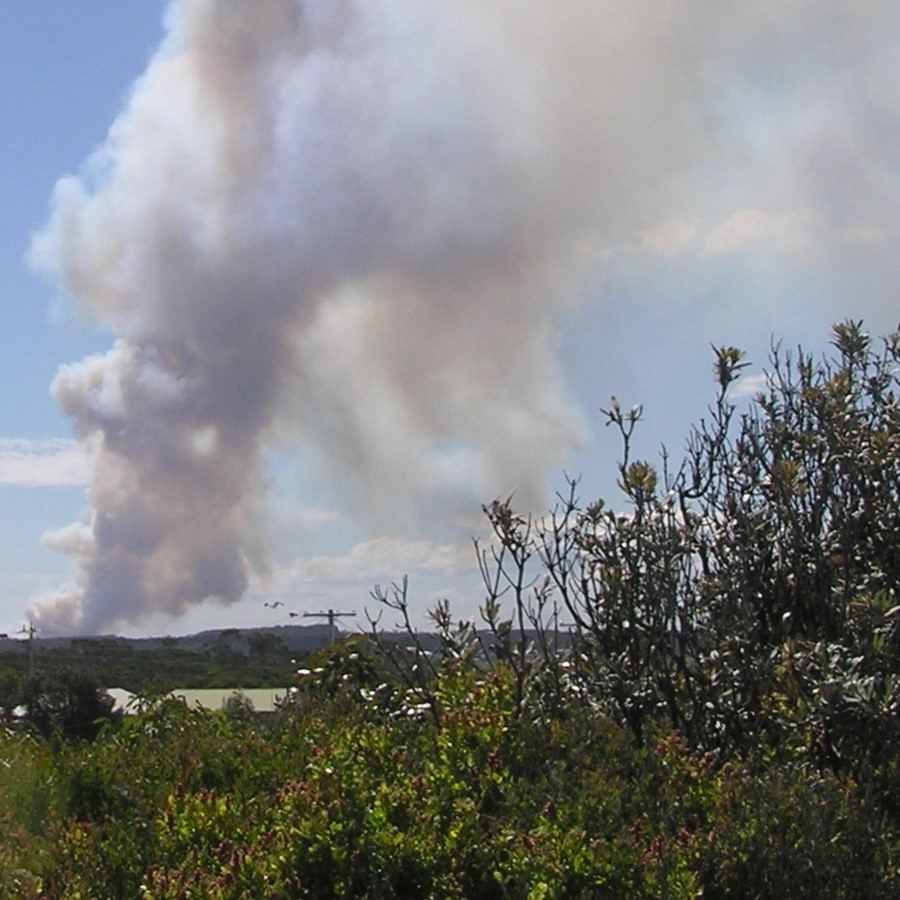
#> input picture mineria/ser/imgO/img40.png, 900 x 900 px; its folder holds 4 pictures in this run
$ python recolector.py
#> lines starting #> are read from the running program, lines starting #| are printed output that depends on the picture
from PIL import Image
import statistics
import glob
import numpy as np
import os
import cv2
import arff
import csv

# Definir los atributos
atributos = [('mediaRojo', 'REAL'),
             ('mediaVerde', 'REAL'),
             ('mediaAzul', 'REAL'),
             ('energia', 'REAL'),
             ('desviación', 'REAL'),
             ('contraste', 'REAL'),
             ('varianza', 'REAL'),
             ('class', ['incendio', 'humo', 'no incendio'])]

datos = []
datosTemporal = []

# mascara amarilla = 128,128,0 (no incendio)
# mascara roja = 128,0,0 (incendio)
# mascara verde = 0,128,0 (humo)

#variables de los descriptores
variaMini = 99999999.0
contrMini = 99999999.0
colorMini = 99999999.0
energMini = 99999999.0
desviMini = 99999999.0
variaMax = 0.0
contrMax = 0.0
colorMax = 0.0
energMax = 0.0
desviMax = 0.0

carpetaOriginal = "imgO"
carpetaMascara = "imgM"
#dirOrig = glob.glob('imgO/*')
dirOrig = glob.glob(carpetaOriginal + '/*.png')

for i in range(0, len(dirOrig)):
    #variables de mascara
    incendio = False
    humo = False
    noIncendio = False

    #iniciamos nuestros arreglos para los colores
    redIncendio = []
    greenIncendio = []
    blueIncendio = []
    redHumo = []
    greenHumo = []
    blueHumo = []
    redNoIncendio = []
    greenNoIncendio = []
    blueNoIncendio = []

    nomArvhivo = os.path.basename(dirOrig[i])
    print(nomArvhivo)
    imgO = Image.open(dirOrig[i]).convert("RGB")
#> imgO is the input picture: PIL image 900x900 RGB; mean R, G, B 126, 128.9, 129.7
    imgL = Image.open(dirOrig[i]).convert("L")
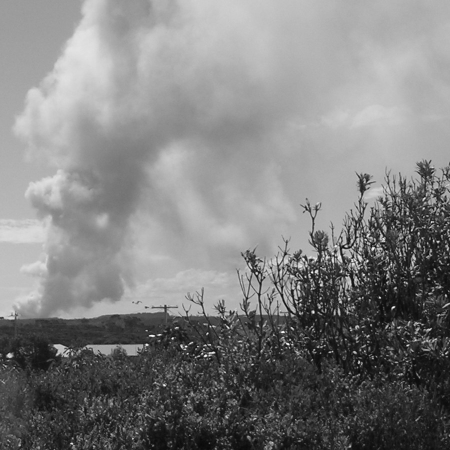
#> imgL: PIL image 900x900 L (shown at 1/2 size); min 0, max 255, mean 128.1
    imgM = Image.open(carpetaMascara + '/' + nomArvhivo).convert("RGB")

    width, height = imgO.size

    #matriz para num py
    maskIncendio = []
    maskHumo = []
    maskNoIncendio = []
    vecesR = 0
    vecesG = 0
    vecesY = 0

    for x in range(width):
        for y in range(height):
            #mascara roja
            if imgM.getpixel((x,y)) == (128,0,0):
                maskIncendio.append(imgL.getpixel((x,y)))
                if incendio == False:
                    incendio = True
                r, g, b = imgO.getpixel((x, y))
                redIncendio.append(r)
                greenIncendio.append(g)
                blueIncendio.append(b)
                vecesR = vecesR + 1
            #mascara verde
            if imgM.getpixel((x,y)) == (0,128,0):
                maskHumo.append(imgL.getpixel((x,y)))
                if noIncendio == False:
                    noIncendio = True
                r, g, b = imgO.getpixel((x, y))
                redNoIncendio.append(r)
                greenNoIncendio.append(g)
                blueNoIncendio.append(b)
                vecesG = vecesG + 1
            #mascara amarilla
            if imgM.getpixel((x, y)) == (128,128,0):
                maskNoIncendio.append(imgL.getpixel((x,y)))
                if humo == False:
                    humo = True
                r, g, b = imgO.getpixel((x, y))
                redHumo.append(r)
                greenHumo.append(g)
                blueHumo.append(b)
                vecesY = vecesY + 1
#> after the loop, blueHumo = []; blueIncendio = []; blueNoIncendio = []; greenHumo = []; greenIncendio = []; greenNoIncendio = []; humo = False; incendio = False; maskHumo = []; maskIncendio = []; maskNoIncendio = []; noIncendio = False; redHumo = []; redIncendio = []; redNoIncendio = []; vecesG = 0; vecesR = 0; vecesY = 0

    if(incendio == True):
        datosTemporal = []
        maskArray = maskIncendio
        maskT = np.array(maskArray)
        #energia
        # Normalizar los valores de los píxeles
        imgNorm = maskT / 255.0
        # Elevar al cuadrado los valores de los píxeles normalizados
        imgNormSq = np.square(imgNorm)
        # Calcular la energía total de la imagen
        energia = np.sum(imgNormSq)

        #varianza
        # calcular la varianza de la imagen en los píxeles que están dentro de la máscara
        variance = statistics.variance(imgNorm)

        # Calcular la desviación estándar de los valores de píxeles
        desviacion = statistics.stdev(maskArray)
        desviacionR = statistics.stdev(redIncendio)
        desviacionG = statistics.stdev(greenIncendio)
        desviacionB = statistics.stdev(blueIncendio)


        # Calcular el contraste como el valor máximo menos el valor mínimo dividido por la desviación estándar
        contraste= (np.max(imgNorm) - np.min(imgNorm)) / desviacion

        #meia
        mediaR = statistics.mean(redIncendio)
        mediaG = statistics.mean(greenIncendio)
        mediaB = statistics.mean(blueIncendio)

        """if (colorMini > mediaR):
            colorMini = mediaR
        if (colorMini > mediaG):
            colorMini = mediaG
        if (colorMini > mediaB):
            colorMini = mediaB

        if (colorMax < mediaR):
            colorMax = mediaR
        if (colorMax < mediaG):
            colorMax = mediaG
        if (colorMax < mediaB):
            colorMax = mediaB

        if (variaMini > variance):
            variaMini = variance
        if (contrMini > contraste):
            contrMini = contraste
        if (energMini > energia):
            energMini = energia
        if (desviMini > desviacionR):
            desviMini = desviacionR
        if (desviMini > desviacionG):
            desviMini = desviacionG
        if (desviMini > desviacionB):
            desviMini = desviacionB

        if (variaMax < variance):
            variaMax = variance
        if (contrMax < contraste):
            contrMax = contraste
        if (energMax < energia):
            energMax = energia
        if (desviMax < desviacionR):
            desviMax = desviacionR
        if (desviMax < desviacionG):
            desviMax = desviacionG
        if (desviMax < desviacionB):
            desviMax = desviacionB"""

        #guardamos datos
        if (mediaR <= 85):
            datosTemporal.append('bajo')
        if (mediaR > 85 and mediaR < 170):
            datosTemporal.append('medio')
        if (mediaR >= 170):
            datosTemporal.append('alto')

        if (mediaG <= 85):
            datosTemporal.append('bajo')
        if (mediaG > 85 and mediaG < 170):
            datosTemporal.append('medio')
        if (mediaG >= 170):
            datosTemporal.append('alto')

        if (mediaB <= 85):
            datosTemporal.append('bajo')
        if (mediaB > 85 and mediaB < 170):
            datosTemporal.append('medio')
        if (mediaB >= 170):
            datosTemporal.append('alto')

        if (desviacionR <= 28):
            datosTemporal.append('bajo')
        if (desviacionR > 28 and desviacionR < 50):
            datosTemporal.append('medio')
        if (desviacionR >= 50):
            datosTemporal.append('alto')

        if (desviacionG <= 28):
            datosTemporal.append('bajo')
        if (desviacionG > 28 and desviacionG < 50):
            datosTemporal.append('medio')
        if (desviacionG >= 50):
            datosTemporal.append('alto')

        if (desviacionB <= 28):
            datosTemporal.append('bajo')
        if (desviacionB > 28 and desviacionB < 50):
            datosTemporal.append('medio')
        if (desviacionB >= 50):
            datosTemporal.append('alto')

        if (energia <= 100000):
            datosTemporal.append('bajo')
        if (energia > 100000 and energia < 200000):
            datosTemporal.append('medio')
        if (energia >= 200000):
            datosTemporal.append('alto')

        if (contraste <= 0.030):
            datosTemporal.append('bajo')
        if (contraste > 0.030 and contraste < 0.045):
            datosTemporal.append('medio')
        if (contraste >= 0.045):
            datosTemporal.append('alto')

        if (variance <= 0.01672):
            datosTemporal.append('bajo')
        if (variance > 0.01672 and variance < 0.03249):
            datosTemporal.append('medio')
        if (variance >= 0.03249):
            datosTemporal.append('alto')

        #mascara roja
        datosTemporal.append('humo')

        datos.append(datosTemporal)

        """
        print("la media del rojo es de : " + str(mediaR))
        print("la media del verde es de : " + str(mediaG))
        print("la media del azul es de : " + str(mediaB))
        print("la energia total es de : " + str(energia))
        print("la desviacion es de : " + str(desviacion))
        print("el contraste es de : " + str(contraste))
        print("la varianza es de : " + str(variance))
        print("y es de clase : Incendio")
        print("")
        print("")
        """

    if(noIncendio == True and vecesY > 2):
        datosTemporal = []
        maskArray = maskNoIncendio
        maskT = np.array(maskArray)
        #energia
        # Normalizar los valores de los píxeles
        imgNorm = maskT / 255.0
        # Elevar al cuadrado los valores de los píxeles normalizados
        imgNormSq = np.square(imgNorm)
        # Calcular la energía total de la imagen
        energia = np.sum(imgNormSq)

        #varianza
        # calcular la varianza de la imagen en los píxeles que están dentro de la máscara
        variance = statistics.variance(imgNorm)

        # Calcular la desviación estándar de los valores de píxeles
        desviacion = statistics.stdev(maskArray)
        desviacionR = statistics.stdev(redNoIncendio)
        desviacionG = statistics.stdev(greenNoIncendio)
        desviacionB = statistics.stdev(blueNoIncendio)


        # Calcular el contraste como el valor máximo menos el valor mínimo dividido por la desviación estándar
        contraste= (np.max(imgNorm) - np.min(imgNorm)) / desviacion

        #meia
        mediaR = statistics.mean(redHumo)
        mediaG = statistics.mean(greenHumo)
        mediaB = statistics.mean(blueHumo)

        """if (colorMini > mediaR):
            colorMini = mediaR
        if (colorMini > mediaG):
            colorMini = mediaG
        if (colorMini > mediaB):
            colorMini = mediaB

        if (colorMax < mediaR):
            colorMax = mediaR
        if (colorMax < mediaG):
            colorMax = mediaG
        if (colorMax < mediaB):
            colorMax = mediaB

        if (variaMini > variance):
            variaMini = variance
        if (contrMini > contraste):
            contrMini = contraste
        if (energMini > energia):
            energMini = energia
        if (desviMini > desviacionR):
            desviMini = desviacionR
        if (desviMini > desviacionG):
            desviMini = desviacionG
        if (desviMini > desviacionB):
            desviMini = desviacionB

        if (variaMax < variance):
            variaMax = variance
        if (contrMax < contraste):
            contrMax = contraste
        if (energMax < energia):
            energMax = energia
        if (desviMax < desviacionR):
            desviMax = desviacionR
        if (desviMax < desviacionG):
            desviMax = desviacionG
        if (desviMax < desviacionB):
            desviMax = desviacionB"""

        #guardamos datos
        if (mediaR <= 85):
            datosTemporal.append('bajo')
        if (mediaR > 85 and mediaR < 170):
            datosTemporal.append('medio')
        if (mediaR >= 170):
            datosTemporal.append('alto')

        if (mediaG <= 85):
            datosTemporal.append('bajo')
        if (mediaG > 85 and mediaG < 170):
            datosTemporal.append('medio')
        if (mediaG >= 170):
            datosTemporal.append('alto')

        if (mediaB <= 85):
            datosTemporal.append('bajo')
        if (mediaB > 85 and mediaB < 170):
            datosTemporal.append('medio')
        if (mediaB >= 170):
            datosTemporal.append('alto')

        if (desviacionR <= 28):
            datosTemporal.append('bajo')
        if (desviacionR > 28 and desviacionR < 50):
            datosTemporal.append('medio')
        if (desviacionR >= 50):
            datosTemporal.append('alto')

        if (desviacionG <= 28):
            datosTemporal.append('bajo')
        if (desviacionG > 28 and desviacionG < 50):
            datosTemporal.append('medio')
        if (desviacionG >= 50):
            datosTemporal.append('alto')

        if (desviacionB <= 28):
            datosTemporal.append('bajo')
        if (desviacionB > 28 and desviacionB < 50):
            datosTemporal.append('medio')
        if (desviacionB >= 50):
            datosTemporal.append('alto')

        if (energia <= 100000):
            datosTemporal.append('bajo')
        if (energia > 100000 and energia < 200000):
            datosTemporal.append('medio')
        if (energia >= 200000):
            datosTemporal.append('alto')

        if (contraste <= 0.030):
            datosTemporal.append('bajo')
        if (contraste > 0.030 and contraste < 0.045):
            datosTemporal.append('medio')
        if (contraste >= 0.045):
            datosTemporal.append('alto')

        if (variance <= 0.01672):
            datosTemporal.append('bajo')
        if (variance > 0.01672 and variance < 0.03249):
            datosTemporal.append('medio')
        if (variance >= 0.03249):
            datosTemporal.append('alto')

        #mascara amarilla
        datosTemporal.append('no incendio')

        datos.append(datosTemporal)
        """
        print("la media del rojo es de : " + str(mediaR))
        print("la media del verde es de : " + str(mediaG))
        print("la media del azul es de : " + str(mediaB))
        print("la energia total es de : " + str(energia))
        print("la desviacion es de : " + str(desviacion))
        print("el contraste es de : " + str(contraste))
        print("la varianza es de : " + str(variance))
        print("y es de clase : No incendio")
        print("")
        print("")
        """

    if(humo == True and vecesG > 2):
        datosTemporal = []
        maskArray = maskHumo
        maskT = np.array(maskArray)
        #energia
        # Normalizar los valores de los píxeles
        imgNorm = maskT / 255.0
        # Elevar al cuadrado los valores de los píxeles normalizados
        imgNormSq = np.square(imgNorm)
        # Calcular la energía total de la imagen
        energia = np.sum(imgNormSq)

        #varianza
        # calcular la varianza de la imagen en los píxeles que están dentro de la máscara
        variance = statistics.variance(imgNorm)

        # Calcular la desviación estándar de los valores de píxeles
        desviacion = statistics.stdev(maskArray)
        desviacionR = statistics.stdev(redHumo)
        desviacionG = statistics.stdev(greenHumo)
        desviacionB = statistics.stdev(blueHumo)


        # Calcular el contraste como el valor máximo menos el valor mínimo dividido por la desviación estándar
        contraste= (np.max(imgNorm) - np.min(imgNorm)) / desviacion

        #meia
        mediaR = statistics.mean(redHumo)
        mediaG = statistics.mean(greenHumo)
        mediaB = statistics.mean(blueHumo)

        """if (colorMini > mediaR):
            colorMini = mediaR
        if (colorMini > mediaG):
            colorMini = mediaG
        if (colorMini > mediaB):
            colorMini = mediaB

        if (colorMax < mediaR):
            colorMax = mediaR
        if (colorMax < mediaG):
            colorMax = mediaG
        if (colorMax < mediaB):
            colorMax = mediaB

        if (variaMini > variance):
            variaMini = variance
        if (contrMini > contraste):
            contrMini = contraste
        if (energMini > energia):
            energMini = energia
        if (desviMini > desviacionR):
            desviMini = desviacionR
        if (desviMini > desviacionG):
            desviMini = desviacionG
        if (desviMini > desviacionB):
            desviMini = desviacionB

        if (variaMax < variance):
            variaMax = variance
        if (contrMax < contraste):
            contrMax = contraste
        if (energMax < energia):
            energMax = energia
        if (desviMax < desviacionR):
            desviMax = desviacionR
        if (desviMax < desviacionG):
            desviMax = desviacionG
        if (desviMax < desviacionB):
            desviMax = desviacionB"""

        #guardamos datos
        if (mediaR <= 85):
            datosTemporal.append('bajo')
        if (mediaR > 85 and mediaR < 170):
            datosTemporal.append('medio')
        if (mediaR >= 170):
            datosTemporal.append('alto')

        if (mediaG <= 85):
            datosTemporal.append('bajo')
        if (mediaG > 85 and mediaG < 170):
            datosTemporal.append('medio')
        if (mediaG >= 170):
            datosTemporal.append('alto')

        if (mediaB <= 85):
            datosTemporal.append('bajo')
        if (mediaB > 85 and mediaB < 170):
            datosTemporal.append('medio')
        if (mediaB >= 170):
            datosTemporal.append('alto')

        if (desviacionR <= 28):
            datosTemporal.append('bajo')
        if (desviacionR > 28 and desviacionR < 50):
            datosTemporal.append('medio')
        if (desviacionR >= 50):
            datosTemporal.append('alto')

        if (desviacionG <= 28):
            datosTemporal.append('bajo')
        if (desviacionG > 28 and desviacionG < 50):
            datosTemporal.append('medio')
        if (desviacionG >= 50):
            datosTemporal.append('alto')

        if (desviacionB <= 28):
            datosTemporal.append('bajo')
        if (desviacionB > 28 and desviacionB < 50):
            datosTemporal.append('medio')
        if (desviacionB >= 50):
            datosTemporal.append('alto')

        if (energia <= 100000):
            datosTemporal.append('bajo')
        if (energia > 100000 and energia < 200000):
            datosTemporal.append('medio')
        if (energia >= 200000):
            datosTemporal.append('alto')

        if (contraste <= 0.030):
            datosTemporal.append('bajo')
        if (contraste > 0.030 and contraste < 0.045):
            datosTemporal.append('medio')
        if (contraste >= 0.045):
            datosTemporal.append('alto')

        if (variance <= 0.01672):
            datosTemporal.append('bajo')
        if (variance > 0.01672 and variance < 0.03249):
            datosTemporal.append('medio')
        if (variance >= 0.03249):
            datosTemporal.append('alto')

        #mascar verde
        datosTemporal.append('incendio')

        datos.append(datosTemporal)
        """
        print("la media del rojo es de : " + str(mediaR))
        print("la media del verde es de : " + str(mediaG))
        print("la media del azul es de : " + str(mediaB))
        print("la energia total es de : " + str(energia))
        print("la desviacion es de : " + str(desviacion))
        print("el contraste es de : " + str(contraste))
        print("la varianza es de : " + str(variance))
        print("y es de clase : Humo")
        print("")
        print("")
        """
#> pass 2 of the loop `for i in range(0, len(dirOrig)):`:
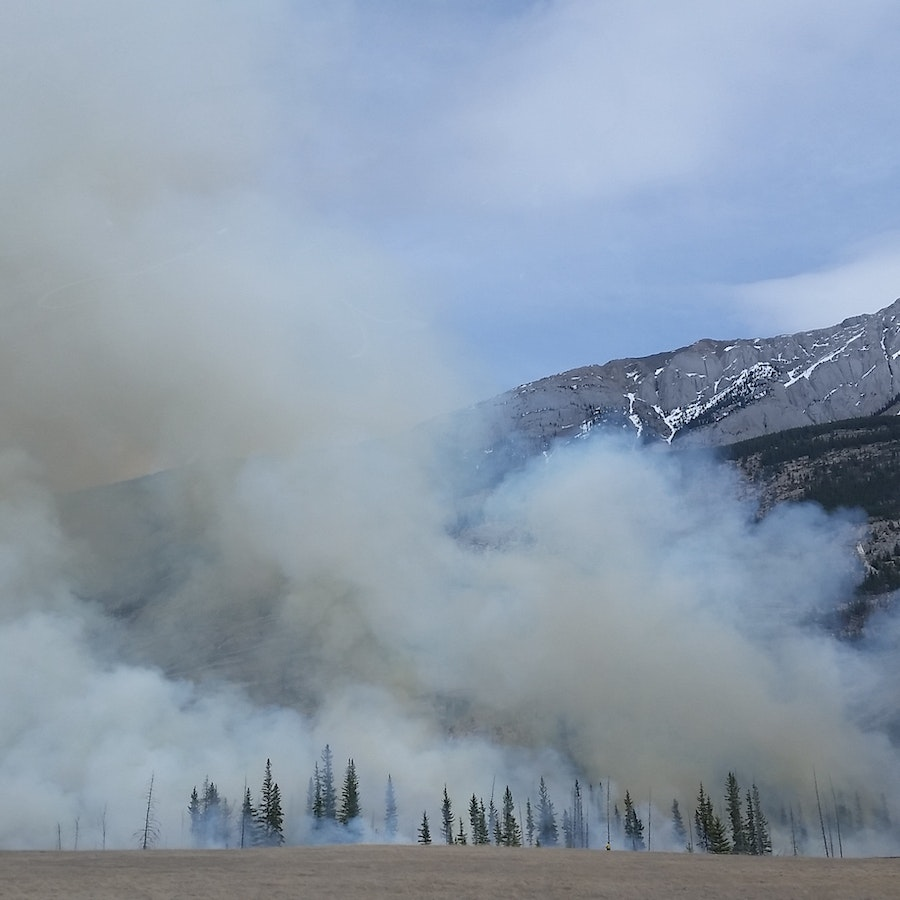
#> input picture mineria/ser/imgO/img41.png, 900 x 900 px
#> imgO is the input picture: PIL image 900x900 RGB; mean R, G, B 140.2, 154.7, 171
#> `imgL = Image.open(dirOrig[i]).convert("L")`:
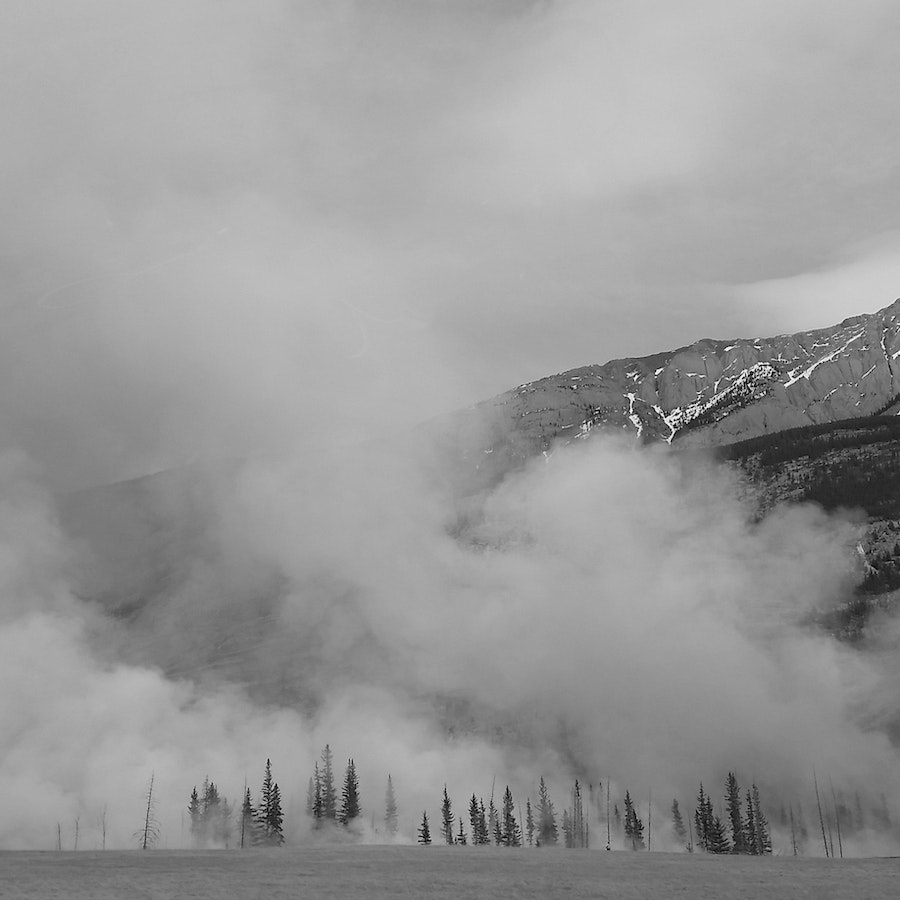
#> imgL: PIL image 900x900 L; min 1, max 252, mean 152.2
#> after the loop `for x in range(width):`: humo = False; vecesG = 0

"""print("valores media del color : " + str(colorMax) + " " + str(colorMini))
print("valores media del contraste : " + str(contrMax) + " " + str(contrMini))
print("valores media del varianza : " + str(variaMax) + " " + str(variaMini))
print("valores media del energia : " + str(energMax) + " " + str(energMini))
print("valores media de la desviacion : " + str(desviMax) + " " + str(desviMini))"""
# Creamos el archivo CSV
with open('datos.csv', 'w', newline='') as f:
    writer = csv.writer(f)
    writer.writerows(datos)
